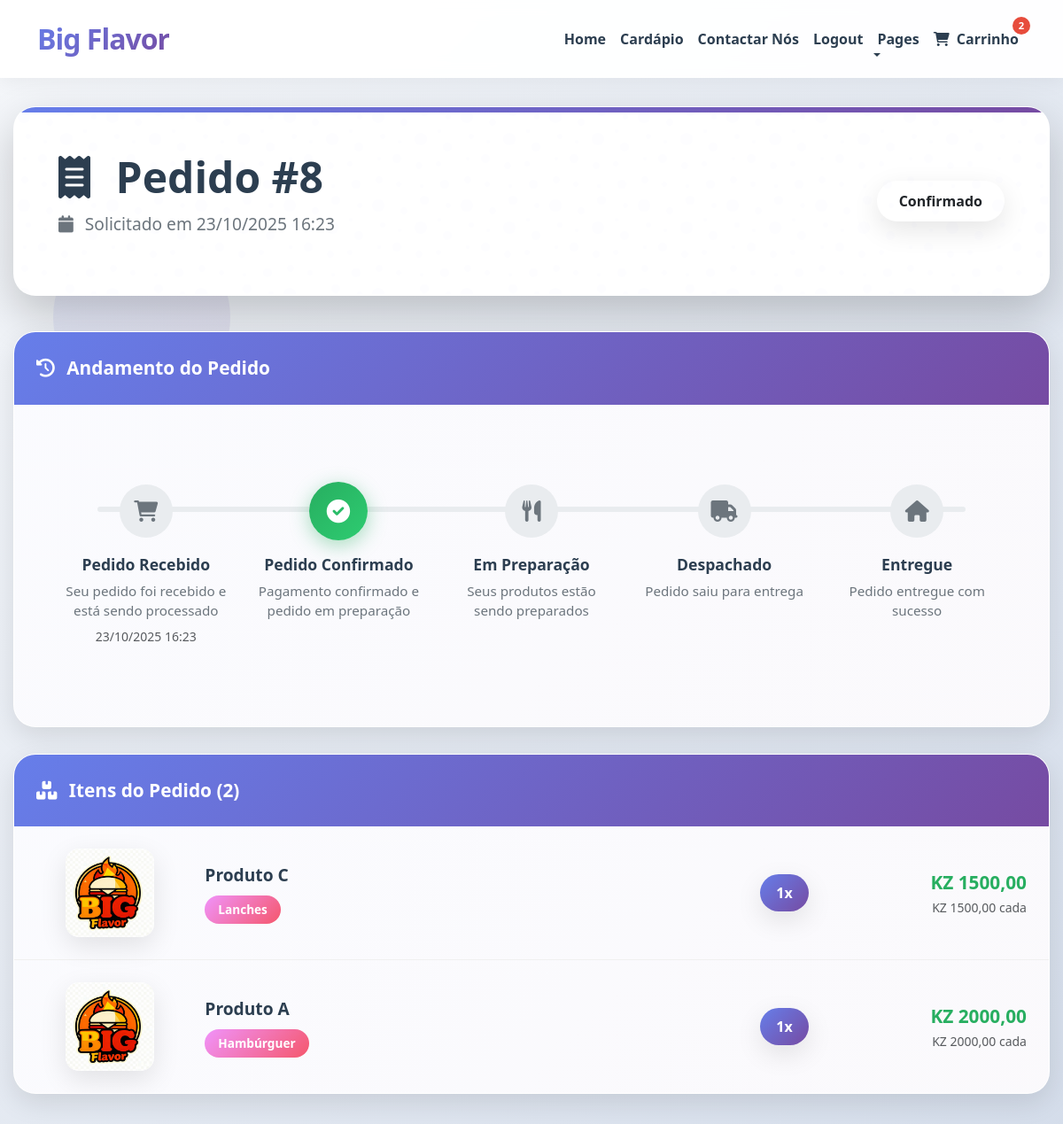
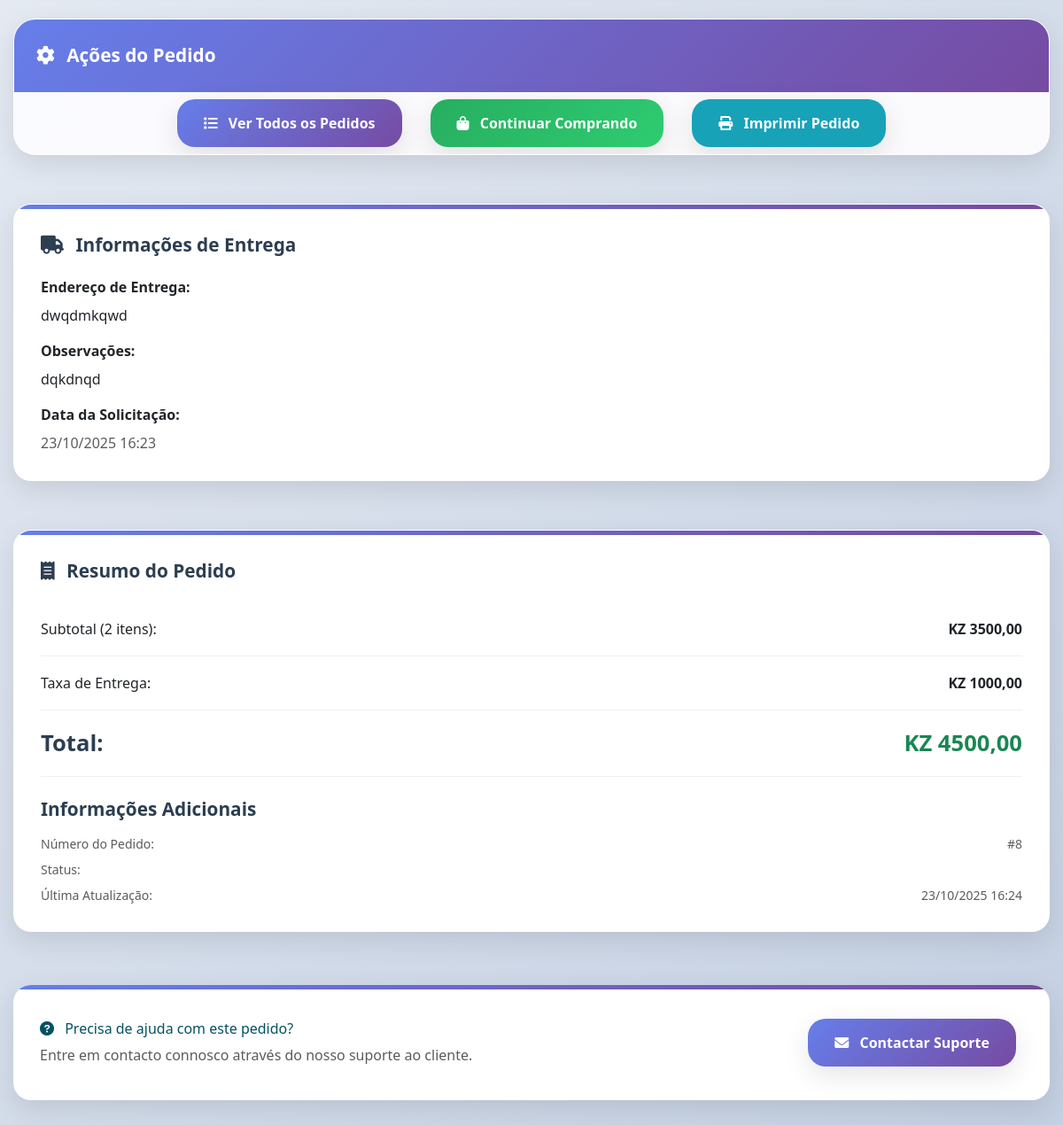
The page /carinho/pedidos/8/ (signed in) on the database as committed earlier (2 pictures, top to bottom).
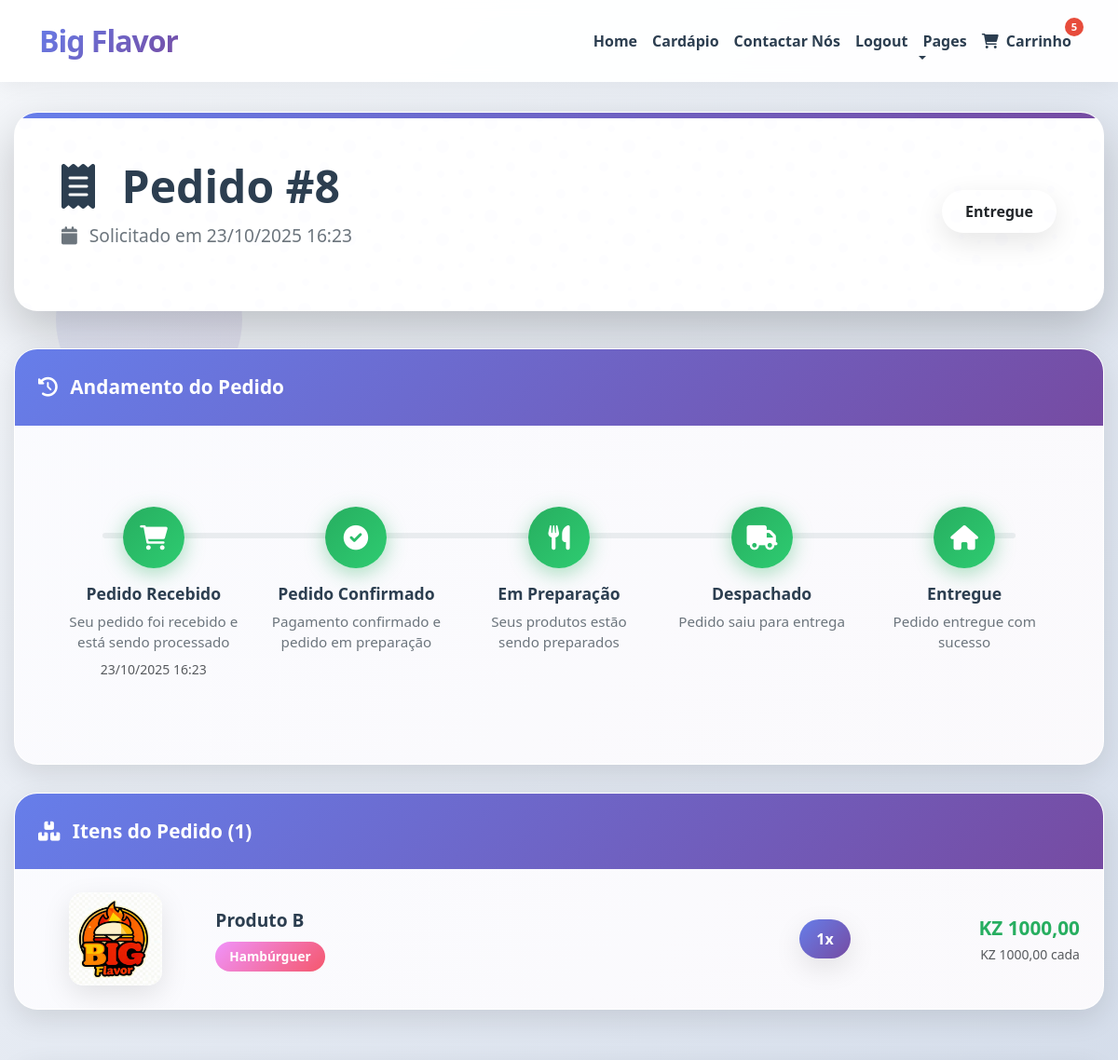
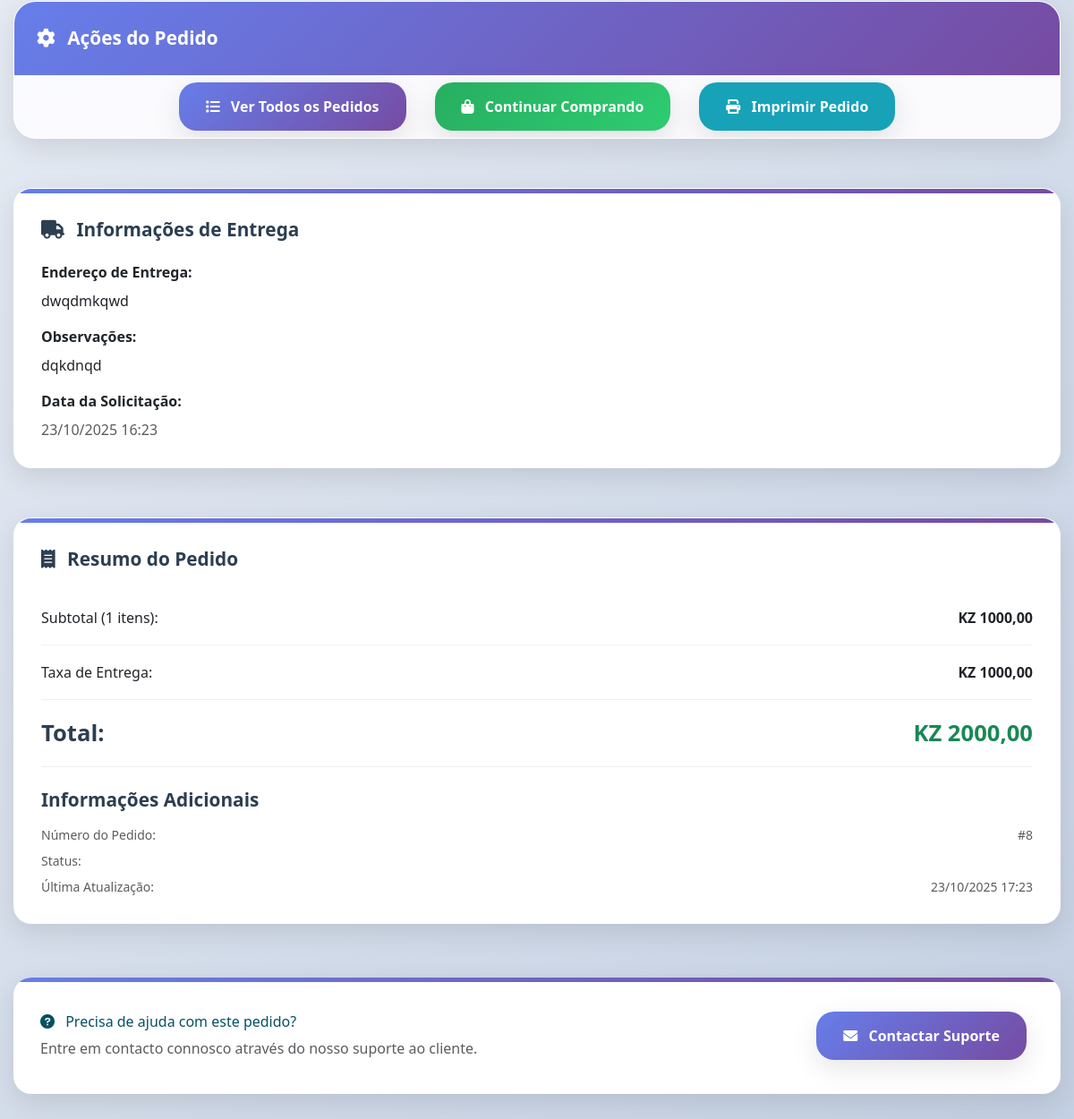
The same page on the database as committed later (2 pictures, top to bottom).
### carinho/models.py (models this page shows, shortened)
class Carrinho(models.Model):
    ESTADO_CHOICES = [
        ('aberto', 'Aberto'),
        ('fechado', 'Fechado'),
        ('cancelado', 'Cancelado'),
    ]
    usuario = models.ForeignKey(
        settings.AUTH_USER_MODEL,
        on_delete=models.CASCADE,
        verbose_name='Cliente'
    )
    data_criacao = models.DateTimeField(
        auto_now_add=True,
        verbose_name='Data de Criação'
    )
    data_atualizacao = models.DateTimeField(
        auto_now=True,
        verbose_name='Última Atualização'
    )
    estado = models.CharField(
        max_length=10,
        choices=ESTADO_CHOICES,
        default='aberto',
        verbose_name='Estado do Carrinho'
    )
    class Meta:
        verbose_name = 'Carrinho'
        verbose_name_plural = 'Carrinhos'
        ordering = ['-data_criacao']
        constraints = [
            models.UniqueConstraint(
                fields=['usuario', 'estado'],
                condition=models.Q(estado='aberto'),
                name='carrinho_aberto_unico_por_usuario'
            )
        ]
    @property
    def total_itens(self):
        return self.itens.aggregate(total=models.Sum('quantidade'))['total'] or 0
    @property
    def subtotal(self):
        return sum(item.subtotal for item in self.itens.all())
    @property
    def taxa_entrega(self):
        if self.subtotal >= Decimal('5000.00'):
            return Decimal('0.00')
        return Decimal('1000.00')
    @property
    def total(self):
        return self.subtotal + self.taxa_entrega

class PedidoEntrega(models.Model):
    ESTADO_PEDIDO_CHOICES = [
        ('pendente', 'Pendente'),
        ('confirmado', 'Confirmado'),
        ('preparacao', 'Em Preparação'),
        ('despachado', 'Despachado'),
        ('entregue', 'Entregue'),
        ('cancelado', 'Cancelado'),
    ]
    carrinho = models.OneToOneField(
        Carrinho,
        on_delete=models.CASCADE,
        related_name='pedido_entrega'
    )
    numero_pedido = models.CharField(
        max_length=20,
        unique=True,
        blank=True,
        null=True,
        verbose_name='Número do Pedido'
    )
    endereco_entrega = models.TextField(
        verbose_name='Endereço de Entrega'
    )
    observacoes = models.TextField(
        blank=True,
        verbose_name='Observações'
    )
    estado = models.CharField(
        max_length=15,
        choices=ESTADO_PEDIDO_CHOICES,
        default='pendente',
        verbose_name='Estado do Pedido'
    )
    data_solicitacao = models.DateTimeField(
        auto_now_add=True,
        verbose_name='Data de Solicitação'
    )
    data_atualizacao = models.DateTimeField(
        auto_now=True,
        verbose_name='Última Atualização'
    )
    notificado_admin = models.BooleanField(
        default=False,
        verbose_name='Admin Notificado'
    )
    class Meta:
        verbose_name = 'Pedido de Entrega'
        verbose_name_plural = 'Pedidos de Entrega'
        ordering = ['-data_solicitacao']

class ItemCarrinho(models.Model):
    carrinho = models.ForeignKey(
        Carrinho,
        on_delete=models.CASCADE,
        related_name='itens'
    )
    produto = models.ForeignKey(
        'menu.Produto',
        on_delete=models.CASCADE
    )
    quantidade = models.PositiveIntegerField(
        default=1,
        validators=[MinValueValidator(1)]
    )
    data_adicao = models.DateTimeField(
        auto_now_add=True
    )
    class Meta:
        verbose_name = 'Item do Carrinho'
        verbose_name_plural = 'Itens do Carrinho'
        ordering = ['-data_adicao']
        unique_together = ['carrinho', 'produto']
    @property
    def subtotal(self):
        return self.produto.preco * self.quantidade

### menu/models.py (models this page shows, shortened)
class Produto(models.Model):
    CATEGORIA_CHOICES = [
        ('hamburguer', 'Hambúrguer'),
        ('Lanches', 'Lanches'),
        ('Bebidas', 'Bebidas'),
    ]
    STATUS_CHOICES = [
        ('ativo', 'Ativo'),
        ('inativo', 'Inativo'),
        ('esgotado', 'Esgotado'),
    ]
    nome = models.CharField(
        max_length=200,
        verbose_name='Nome do Produto'
    )
    descricao = models.TextField(
        verbose_name='Descrição',
        blank=True
    )
    descricao_curta = models.CharField(
        max_length=300,
        verbose_name='Descrição Curta',
        blank=True
    )
    preco = models.DecimalField(
        max_digits=10,
        decimal_places=2,
        verbose_name='Preço',
        validators=[MinValueValidator(Decimal('0.01'))]
    )
    categoria = models.CharField(
        max_length=20,
        choices=CATEGORIA_CHOICES,
        verbose_name='Categoria'
    )
    imagem = models.ImageField(
        upload_to='produtos/',
        verbose_name='Imagem',
        blank=True,
        null=True,
        help_text='Formatos suportados: JPG, PNG, GIF'
    )
    ordem = models.PositiveIntegerField(
        default=0,
        verbose_name='Ordem de Exibição',
        help_text='Define a ordem de exibição dos produtos (menor número aparece primeiro)'
    )
    estoque = models.PositiveIntegerField(
        default=0,
        verbose_name='Quantidade em Estoque'
    )
    status = models.CharField(
        max_length=10,
        choices=STATUS_CHOICES,
        default='ativo',
        verbose_name='Status'
    )
    data_criacao = models.DateTimeField(
        auto_now_add=True,
        verbose_name='Data de Criação'
    )
    data_atualizacao = models.DateTimeField(
        auto_now=True,
        verbose_name='Última Atualização'
    )
    class Meta:
        verbose_name = 'Produto'
        verbose_name_plural = 'Produtos'
        ordering = ['ordem', 'nome']  # Ordena por ordem e depois por nome

### carinho/views.py (the view)
# urls.py: path('pedidos/<int:pedido_id>/', views.detalhes_pedido, name='detalhes_pedido'),
@login_required
def detalhes_pedido(request, pedido_id):
    pedido = get_object_or_404(
        PedidoEntrega,
        id=pedido_id,
        carrinho__usuario=request.user
    )
    context = {
        'pedido': pedido,
    }
    return render(request, 'detalhes_pedido.html', context)

### carinho/templates/detalhes_pedido.html (shortened to what the changed rows need)
<!DOCTYPE html>
{% load static %}
<html lang="pt-br">
<head>
    <link href="https://cdn.jsdelivr.net/npm/bootstrap@5.3.0/dist/css/bootstrap.min.css" rel="stylesheet">
    <link rel="stylesheet" href="https://cdnjs.cloudflare.com/ajax/libs/font-awesome/6.0.0/css/all.min.css">
    <link href="https://unpkg.com/aos@2.3.1/dist/aos.css" rel="stylesheet">
</head>
<body>
    <nav class="navbar navbar-expand-lg navbar-light fixed-top">
        <div class="container">
            <div class="collapse navbar-collapse" id="navbarCollapse">
                <ul class="navbar-nav ms-auto mb-2 mb-lg-0">
                    {% if request.user.is_authenticated %}
                    <li class="nav-item position-relative">
                        <a href="{% url 'ver_carrinho' %}" class="nav-link">
                            <i class="fas fa-shopping-cart me-1"></i>
                            Carrinho
                            {% if user.is_authenticated %}
                                {% with user.carrinho_set.first as carrinho %}
                                    {% if carrinho and carrinho.total_itens > 0 %}
                                        <span class="badge-cart">
                                            {{ carrinho.total_itens }}
                                        </span>
                                    {% endif %}
                                {% endwith %}
                            {% endif %}
                        </a>
                    </li>
                    {% endif %}
                </ul>
            </div>
        </div>
    </nav>
    <div class="main-container">
        <div class="order-header-section" data-aos="fade-up">
            <div class="row align-items-center">
                <div class="col-md-8">
                    <h1 class="order-title">
                        <i class="fas fa-receipt me-3"></i>
                        Pedido #{{ pedido.id }}
                    </h1>
                    <p class="order-subtitle">
                        <i class="fas fa-calendar me-2"></i>
                        Solicitado em {{ pedido.data_solicitacao|date:"d/m/Y H:i" }}
                    </p>
                </div>
                <div class="col-md-4 text-md-end">
                    <span class="status-badge {{ pedido.get_badge_estado }}">
                        {{ pedido.get_estado_display }}
                    </span>
                </div>
            </div>
        </div>
        <div class="order-card" data-aos="fade-up" data-aos-delay="100">
            <div class="timeline-container">
                <div class="order-timeline">
                    {% with pedido.estado as estado_atual %}
                    <div class="timeline-step {% if estado_atual == 'entregue' or estado_atual == 'cancelado' %}completed{% elif estado_atual == 'pendente' %}active{% endif %}">
                        <div class="timeline-icon">
                            <i class="fas fa-shopping-cart"></i>
                        </div>
                        <div class="timeline-content">
                            <h6>Pedido Recebido</h6>
                            <p>Seu pedido foi recebido e está sendo processado</p>
                            {% if pedido.data_solicitacao %}
                                <small class="text-muted">{{ pedido.data_solicitacao|date:"d/m/Y H:i" }}</small>
                            {% endif %}
                        </div>
                    </div>
                    <div class="timeline-step {% if estado_atual == 'preparacao' or estado_atual == 'despachado' or estado_atual == 'entregue' %}completed{% elif estado_atual == 'preparacao' %}active{% endif %}">
                        <div class="timeline-icon">
                            <i class="fas fa-utensils"></i>
                        </div>
                    </div>
                    <div class="timeline-step {% if estado_atual == 'despachado' or estado_atual == 'entregue' %}completed{% elif estado_atual == 'despachado' %}active{% endif %}">
                        <div class="timeline-icon">
                            <i class="fas fa-truck"></i>
                        </div>
                    </div>
                    <div class="timeline-step {% if estado_atual == 'entregue' %}completed{% elif estado_atual == 'entregue' %}active{% endif %}">
                        <div class="timeline-icon">
                            <i class="fas fa-home"></i>
                        </div>
                    </div>
                    {% endwith %}
                </div>
            </div>
        </div>
        <div class="content-grid">
            <div class="main-content">
                <div class="order-card" data-aos="fade-right" data-aos-delay="200">
                    <div class="order-card-header">
                        <i class="fas fa-boxes me-2"></i>
                        Itens do Pedido ({{ pedido.carrinho.itens.count }})
                    </div>
                    <div class="card-body p-0">
                        {% for item in pedido.carrinho.itens.all %}
                        <div class="product-item">
                            <div class="row align-items-center">
                                <div class="col-3 col-md-2 text-center">
                                    {% if item.produto.imagem %}
                                        <img src="{{ item.produto.imagem.url }}"
                                             class="product-image"
                                             alt="{{ item.produto.nome }}">
                                    {% else %}
                                        <div class="product-image bg-light d-flex align-items-center justify-content-center">
                                            <i class="fas fa-image text-muted"></i>
                                        </div>
                                    {% endif %}
                                </div>
                                <div class="col-5 col-md-6">
                                    <div class="product-name">{{ item.produto.nome }}</div>
                                    <span class="product-category">{{ item.produto.get_categoria_display }}</span>
                                </div>
                                <div class="col-2 text-center">
                                    <span class="quantity-badge">{{ item.quantidade }}x</span>
                                </div>
                                <div class="col-2 text-end">
                                    <div class="price-tag">KZ {{ item.subtotal|floatformat:2 }}</div>
                                    <small class="text-muted">KZ {{ item.produto.preco|floatformat:2 }} cada</small>
                                </div>
                            </div>
                        </div>
                        {% endfor %}
                    </div>
                </div>
            </div>
            <div class="sidebar-content">
                <div class="info-card" data-aos="fade-left" data-aos-delay="200">
                    <div class="mb-3">
                        <p class="text-muted mb-0">{{ pedido.endereco_entrega|linebreaks }}</p>
                    </div>
                    {% if pedido.observacoes %}
                    <div class="mb-3">
                        <strong class="d-block mb-2">Observações:</strong>
                        <p class="text-muted mb-0">{{ pedido.observacoes|linebreaks }}</p>
                    </div>
                    {% endif %}
                    <div class="mb-0">
                        <strong class="d-block mb-2">Data da Solicitação:</strong>
                        <p class="text-muted mb-0">{{ pedido.data_solicitacao|date:"d/m/Y H:i" }}</p>
                    </div>
                </div>
                <div class="info-card" data-aos="fade-left" data-aos-delay="300">
                    <div class="summary-item">
                        <div class="d-flex justify-content-between">
                            <span>Subtotal ({{ pedido.carrinho.total_itens }} itens):</span>
                            <strong>KZ {{ pedido.carrinho.subtotal|floatformat:2 }}</strong>
                        </div>
                    </div>
                    <div class="summary-item">
                        <div class="d-flex justify-content-between">
                            <span>Taxa de Entrega:</span>
                            <strong>KZ {{ pedido.carrinho.taxa_entrega|floatformat:2 }}</strong>
                        </div>
                    </div>
                    <div class="summary-item">
                        <div class="d-flex justify-content-between total-price">
                            <span><strong>Total:</strong></span>
                            <strong class="text-success">KZ {{ pedido.carrinho.total|floatformat:2 }}</strong>
                        </div>
                    </div>
                    <div class="mt-4">
                        <div class="d-flex justify-content-between small text-muted mb-2">
                            <span>Número do Pedido:</span>
                            <span>#{{ pedido.id }}</span>
                        </div>
                        <div class="d-flex justify-content-between small text-muted">
                            <span>Última Atualização:</span>
                            <span>{{ pedido.data_atualizacao|date:"d/m/Y H:i" }}</span>
                        </div>
                    </div>
                </div>
            </div>
        </div>
    </div>
</body>
</html>

Rows that differ between the two databases and show on the page:
no longer on this page (row edited): Carrinho: total_itens "2"
removed ItemCarrinho: produto.imagem (picture), produto.nome "Produto C", produto.categoria "Lanches", quantidade "1", subtotal "1500,00", produto.preco "1500,00"
removed ItemCarrinho: produto.imagem (picture), produto.nome "Produto A", produto.categoria "Hambúrguer", quantidade "1", subtotal "2000,00", produto.preco "2000,00"
added Carrinho: total_itens "5"
changed PedidoEntrega "dwqdmkqwd": estado "Confirmado" → "Entregue"; carrinho.itens.count "2" → "1"; carrinho.total_itens "2" → "1"; carrinho.subtotal "3500,00" → "1000,00"; carrinho.total "4500,00" → "2000,00"; data_atualizacao "23/10/2025 16:24" → "23/10/2025 17:23"
added ItemCarrinho: produto.imagem (picture), produto.nome "Produto B", produto.categoria "Hambúrguer", quantidade "1", subtotal "1000,00", produto.preco "1000,00"
